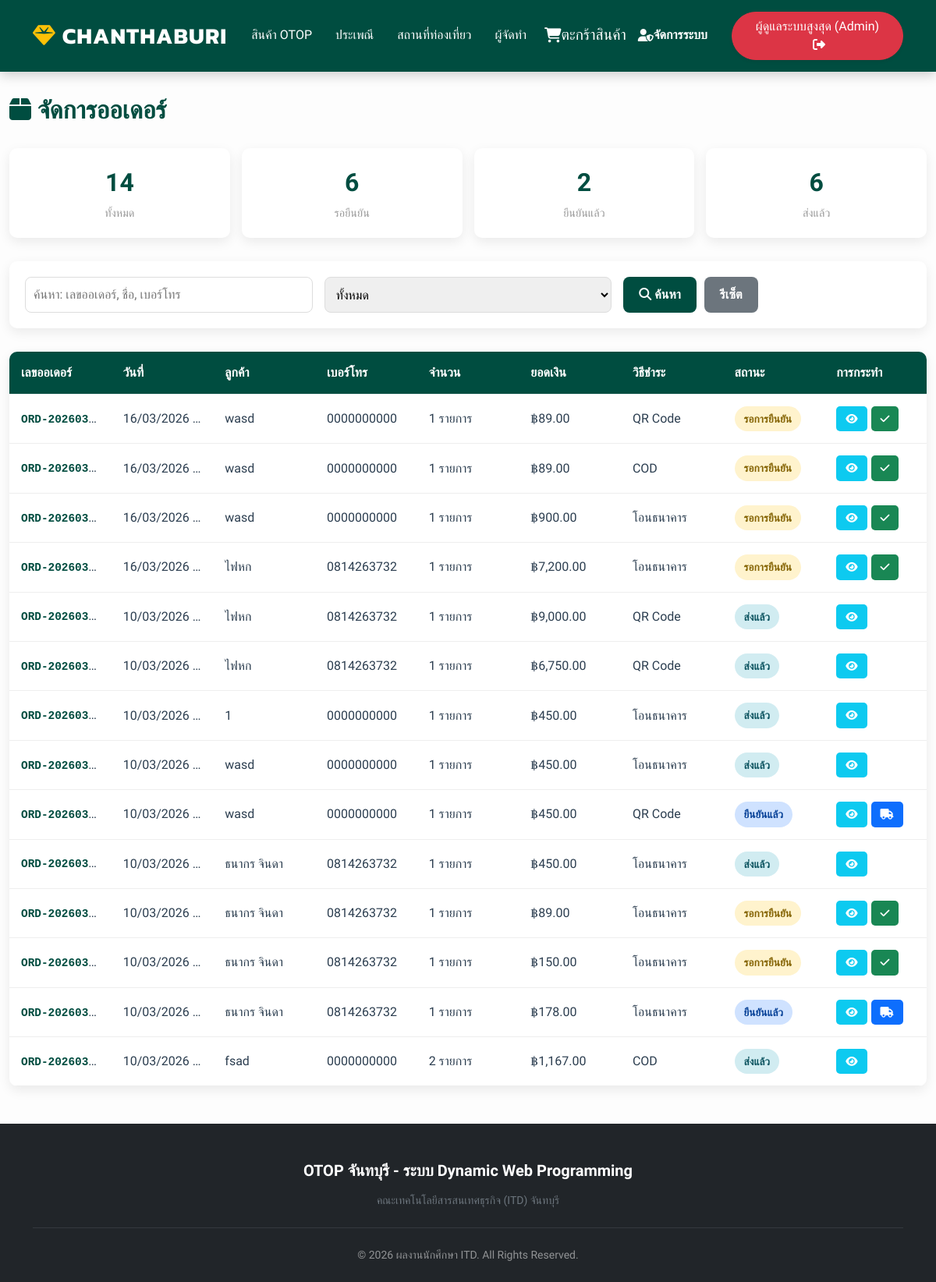
The page /admin_orders.php (signed in) on the database its author committed.
### tables this page shows
CREATE TABLE IF NOT EXISTS `orders` (
  `id` int NOT NULL AUTO_INCREMENT,
  `user_id` int DEFAULT NULL,
  `order_number` varchar(50) NOT NULL,
  `total_amount` decimal(10,2) NOT NULL,
  `shipping_cost` decimal(10,2) DEFAULT '0.00',
  `status` varchar(50) DEFAULT 'pending',
  `payment_method` varchar(50) DEFAULT NULL,
  `customer_name` varchar(100) NOT NULL,
  `customer_email` varchar(100) DEFAULT NULL,
  `customer_phone` varchar(20) NOT NULL,
  `shipping_address` text NOT NULL,
  `notes` text,
  `created_at` timestamp NULL DEFAULT CURRENT_TIMESTAMP,
  `updated_at` timestamp NULL DEFAULT CURRENT_TIMESTAMP ON UPDATE CURRENT_TIMESTAMP,
  PRIMARY KEY (`id`),
  UNIQUE KEY `order_number` (`order_number`),
  KEY `user_id` (`user_id`),
  KEY `status` (`status`)
);

### admin_orders.php (the view, shortened to what this page needs)
<?php
include 'includes/header.php';
include 'includes/db_config.php';
$search = isset($_GET['search']) ? $conn->real_escape_string($_GET['search']) : '';
$where = "WHERE 1=1";
$sql = "SELECT * FROM orders $where ORDER BY created_at DESC";
$result = mysqli_query($conn, $sql);
$orders = [];
while ($order = mysqli_fetch_assoc($result)) {
    $orders[] = $order;
}
$order_statuses = [
    'pending' => 'รอการยืนยัน',
    'confirmed' => 'ยืนยันแล้ว',
    'processing' => 'กำลังเตรียม',
    'shipped' => 'ส่งแล้ว',
    'delivered' => 'ส่งถึงแล้ว',
    'cancelled' => 'ยกเลิก'
];
?>
<div class="container admin-container">
    <div class="admin-header">
        <div class="admin-title">
            <h2><i class="fas fa-box me-2"></i>จัดการออเดอร์</h2>
        </div>
    </div>
    <div class="admin-stats">
        <?php
        $stats = [
            'pending' => 0,
            'confirmed' => 0,
            'shipped' => 0,
            'delivered' => 0
        ];
        foreach ($orders as $order) {
            if (isset($stats[$order['status']])) {
                $stats[$order['status']]++;
            }
        }
        ?>
        <div class="stat-box">
            <div class="stat-number"><?= count($orders) ?></div>
            <div class="stat-label">ทั้งหมด</div>
        </div>
        <div class="stat-box">
            <div class="stat-number"><?= $stats['pending'] ?></div>
            <div class="stat-label">รอยืนยัน</div>
        </div>
        <div class="stat-box">
            <div class="stat-number"><?= $stats['confirmed'] ?></div>
            <div class="stat-label">ยืนยันแล้ว</div>
        </div>
        <div class="stat-box">
            <div class="stat-number"><?= $stats['shipped'] ?></div>
            <div class="stat-label">ส่งแล้ว</div>
        </div>
    </div>
    <div class="filter-section">
        <form method="GET" class="filter-row">
            <div class="filter-group">
                <input type="text" name="search" placeholder="ค้นหา: เลขออเดอร์, ชื่อ, เบอร์โทร" value="<?= htmlspecialchars($search) ?>">
            </div>
            <div class="filter-group">
                <select name="status">
                    <option value="">ทั้งหมด</option>
                </select>
            </div>
            <div class="filter-group">
                <button type="submit"><i class="fas fa-search me-1"></i>ค้นหา</button>
                <button type="button" onclick="window.location.href='admin_orders.php'" style="background: #6c757d;">รีเซ็ต</button>
            </div>
        </form>
    </div>
    <div class="orders-table">
        <div class="table-container">
            <table>
                <thead>
                    <tr>
                        <th>เลขออเดอร์</th>
                        <th>วันที่</th>
                        <th>ลูกค้า</th>
                        <th>เบอร์โทร</th>
                        <th>จำนวน</th>
                        <th>ยอดเงิน</th>
                        <th>วิธีชำระ</th>
                        <th>สถานะ</th>
                        <th>การกระทำ</th>
                    </tr>
                </thead>
                <tbody>
                    <?php foreach ($orders as $order): ?>
                        <tr>
                            <td>
                                <span class="order-number"><?= htmlspecialchars($order['order_number']) ?></span>
                            </td>
                            <td><?= date('d/m/Y H:i', strtotime($order['created_at'])) ?></td>
                            <td><?= htmlspecialchars($order['customer_name']) ?></td>
                            <td><?= htmlspecialchars($order['customer_phone']) ?></td>
                            <td>
                                <?php
                                $count_sql = "SELECT COUNT(*) as cnt FROM order_items WHERE order_id = {$order['id']}";
                                $count_result = mysqli_query($conn, $count_sql);
                                $count_data = mysqli_fetch_assoc($count_result);
                                echo $count_data['cnt'] . ' รายการ';
                                ?>
                            </td>
                            <td>฿<?= number_format($order['total_amount'], 2) ?></td>
                            <td>
                                <?php
                                $payment_text = [
                                    'bank_transfer' => 'โอนธนาคาร',
                                    'qr_code' => 'QR Code',
                                    'cash_on_delivery' => 'COD'
                                ];
                                echo $payment_text[$order['payment_method']] ?? $order['payment_method'];
                                ?>
                            </td>
                            <td>
                                <span class="status-badge status-<?= $order['status'] ?>">
                                    <?= $order_statuses[$order['status']] ?>
                                </span>
                            </td>
                            <td>
                                <div class="action-buttons">
                                    <button class="btn-small btn-view" onclick="window.location.href='order_confirmation.php?order_id=<?= $order['id'] ?>&order_number=<?= htmlspecialchars($order['order_number']) ?>'">
                                        <i class="fas fa-eye"></i>
                                    </button>
                                    <?php if ($order['status'] === 'pending'): ?>
                                        <button class="btn-small btn-confirm" onclick="updateOrderStatus(<?= $order['id'] ?>, 'confirmed')">
                                            <i class="fas fa-check"></i>
                                        </button>
                                    <?php elseif ($order['status'] === 'confirmed'): ?>
                                        <button class="btn-small btn-ship" onclick="updateOrderStatus(<?= $order['id'] ?>, 'shipped')">
                                            <i class="fas fa-truck"></i>
                                        </button>
                                    <?php endif; ?>
                                </div>
                            </td>
                        </tr>
                    <?php endforeach; ?>
                </tbody>
            </table>
        </div>
    </div>
</div>
<?php include 'includes/footer.php'; ?>

### includes/header.php (style rules this page uses)
:root { --primary: #004d40; --gold: #ffc107; --dark: #1a1a1a; }
body { font-family: 'Sarabun', sans-serif; background: #fdfdfd; color: #2c3e50; }
h1, h2, h3, .navbar-brand { font-family: 'Kanit', sans-serif; }

### admin_orders.php (style rules this page uses)
.admin-container { margin: 30px auto; max-width: 1300px; }
.admin-header { display: grid; grid-template-columns: 1fr auto; gap: 20px; align-items: center; margin-bottom: 30px; }
.admin-title h2 { color: #004d40; font-weight: bold; margin: 0; }
.admin-stats { display: grid; grid-template-columns: repeat(4, 1fr); gap: 15px; margin-bottom: 30px; }
.stat-box { background: white; padding: 20px; border-radius: 10px; box-shadow: 0 5px 15px rgba(0, 0, 0, 0.08); text-align: center; }
.stat-number { font-size: 2rem; font-weight: bold; color: #004d40; }
.stat-label { color: #999; font-size: 0.9rem; margin-top: 5px; }
.filter-section { background: white; padding: 20px; border-radius: 10px; box-shadow: 0 5px 15px rgba(0, 0, 0, 0.08); margin-bottom: 30px; }
.filter-row { display: grid; grid-template-columns: repeat(3, 1fr); gap: 15px; }
.filter-group { display: flex; gap: 10px; }
.filter-group input, .filter-group select { flex: 1; padding: 10px; border: 1px solid #ddd; border-radius: 8px; font-size: 1rem; }
.filter-group button { padding: 10px 20px; background: #004d40; color: white; border: none; border-radius: 8px; cursor: pointer; font-weight: bold; }
.orders-table { background: white; border-radius: 10px; box-shadow: 0 5px 15px rgba(0, 0, 0, 0.08); overflow: hidden; }
.table-container { overflow-x: hidden; }
table { width: 100%; border-collapse: collapse; table-layout: fixed; min-width: 0; }
thead { background: #004d40; color: white; }
th, td { padding: 15px; text-align: left; border-bottom: 1px solid #eee; overflow: hidden; text-overflow: ellipsis; white-space: nowrap; }
table td:nth-child(1), table th:nth-child(1), table td:nth-child(3), table th:nth-child(3) { overflow: hidden; text-overflow: ellipsis; white-space: nowrap; }
.order-number { font-weight: bold; font-family: 'Courier New', monospace; color: #004d40; font-size: 0.9rem; }
.status-badge { display: inline-block; padding: 6px 12px; border-radius: 50px; font-size: 0.85rem; font-weight: bold; }
.status-pending { background: #fff3cd; color: #856404; }
.status-confirmed { background: #cfe2ff; color: #084298; }
.status-shipped { background: #d1ecf1; color: #0c5460; }
.action-buttons { display: flex; gap: 5px; }
.btn-small { padding: 6px 12px; border: none; border-radius: 5px; cursor: pointer; font-size: 0.85rem; font-weight: bold; transition: 0.3s; }
.btn-view { background: #0dcaf0; color: white; }
.btn-confirm { background: #198754; color: white; }
.btn-ship { background: #0d6efd; color: white; }

### rows shown on the page
orders: order_number "ORD-202603…", created_at "16/03/2026…", customer_name "wasd", customer_phone "0000000000", cnt "1", total_amount "89.00", payment_method "QR Code", status "รอการยืนยัน"
orders: order_number "ORD-202603…", created_at "16/03/2026…", customer_name "wasd", customer_phone "0000000000", cnt "1", total_amount "89.00", payment_method "COD", status "รอการยืนยัน"
orders: order_number "ORD-202603…", created_at "16/03/2026…", customer_name "wasd", customer_phone "0000000000", cnt "1", total_amount "900.00", payment_method "โอนธนาคาร", status "รอการยืนยัน"
orders: order_number "ORD-202603…", created_at "16/03/2026…", customer_name "ไฟหก", customer_phone "0814263732", cnt "1", total_amount "7,200.00", payment_method "โอนธนาคาร", status "รอการยืนยัน"
orders: order_number "ORD-202603…", created_at "10/03/2026…", customer_name "ไฟหก", customer_phone "0814263732", cnt "1", total_amount "9,000.00", payment_method "QR Code", status "ส่งแล้ว"
orders: order_number "ORD-202603…", created_at "10/03/2026…", customer_name "ไฟหก", customer_phone "0814263732", cnt "1", total_amount "6,750.00", payment_method "QR Code", status "ส่งแล้ว"
orders: order_number "ORD-202603…", created_at "10/03/2026…", customer_name "1", customer_phone "0000000000", cnt "1", total_amount "450.00", payment_method "โอนธนาคาร", status "ส่งแล้ว"
orders: order_number "ORD-202603…", created_at "10/03/2026…", customer_name "wasd", customer_phone "0000000000", cnt "1", total_amount "450.00", payment_method "โอนธนาคาร", status "ส่งแล้ว"
orders: order_number "ORD-202603…", created_at "10/03/2026…", customer_name "wasd", customer_phone "0000000000", cnt "1", total_amount "450.00", payment_method "QR Code", status "ยืนยันแล้ว"
orders: order_number "ORD-202603…", created_at "10/03/2026…", customer_name "ธนากร จินดา", customer_phone "0814263732", cnt "1", total_amount "450.00", payment_method "โอนธนาคาร", status "ส่งแล้ว"
orders: order_number "ORD-202603…", created_at "10/03/2026…", customer_name "ธนากร จินดา", customer_phone "0814263732", cnt "1", total_amount "89.00", payment_method "โอนธนาคาร", status "รอการยืนยัน"
orders: order_number "ORD-202603…", created_at "10/03/2026…", customer_name "ธนากร จินดา", customer_phone "0814263732", cnt "1", total_amount "150.00", payment_method "โอนธนาคาร", status "รอการยืนยัน"
orders: order_number "ORD-202603…", created_at "10/03/2026…", customer_name "ธนากร จินดา", customer_phone "0814263732", cnt "1", total_amount "178.00", payment_method "โอนธนาคาร", status "ยืนยันแล้ว"
orders: order_number "ORD-202603…", created_at "10/03/2026…", customer_name "fsad", customer_phone "0000000000", cnt "2", total_amount "1,167.00", payment_method "COD", status "ส่งแล้ว"

### other values the page prints
$_SESSION['admin_fullname'] "ผู้ดูแลระบบสูงสุด"
count($orders) "14"
$stats['pending'] "6"
$stats['confirmed'] "2"
$stats['shipped'] "6"
